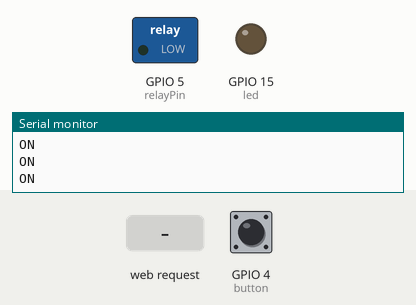
A sketch run on a simulated ESP8266 (NodeMCU). Parts: switched loads named in the sketch (green lamp = pin HIGH), output pins drawn as LEDs (lit = HIGH), the last lines printed to the serial monitor. The inputs (shaded band) are chosen by the test bench; at power-on: GPIO 4 (button) HIGH. WiFi joins after 1.5 s; servers stay silent unless stated.

Above: at 6.2 s.
6.3 s: HTTP request GET /RELAYOFF received
At 6.7 s:
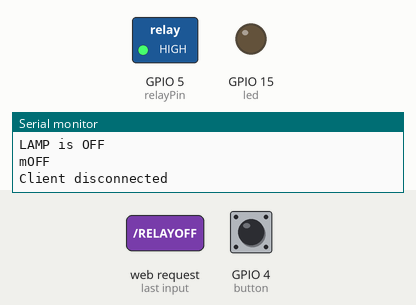
7.8 s: GPIO 4 (button) pulled LOW for 0.15 s
At 7.87 s:
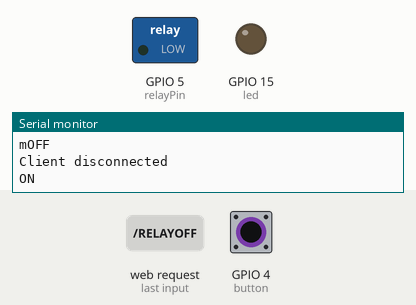
9.4 s: GPIO 4 (button) pulled LOW for 3.2 s
At 13.8 s:
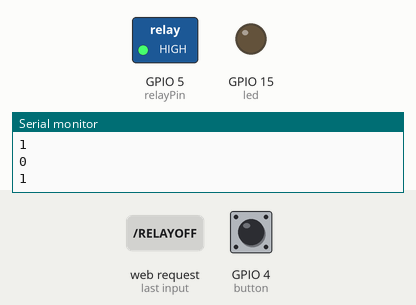
14.1 s: HTTP request GET /RELAYON received
At 15.0 s:
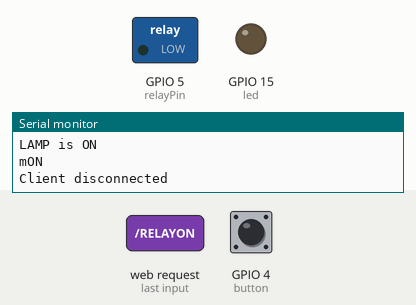
15.6 s: GPIO 4 (button) pulled LOW for 1 s
At 16.2 s:
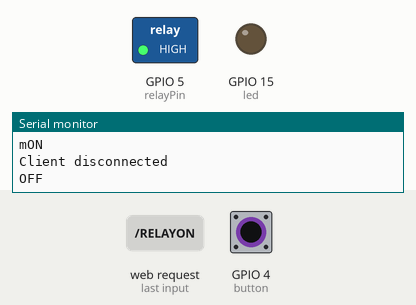
Timing chart, 0 to 18.6 s (numbered marks = the images above; inputs shaded):
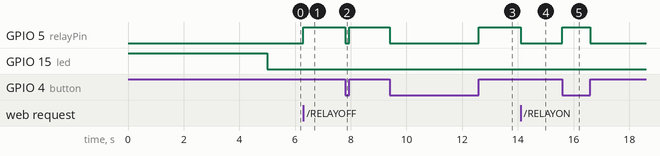

The sketch:

SUBMERSIBLE.ino
```cpp
#include <ESP8266WiFi.h>

const char* ssid = "Mind Mapperz";//type your ssid
const char* password = "@mindmapperz@1";//type your password
boolean   last;
int relayPin = 5; // D1 of ESP8266
int led = 15; // D8 of ESP8266
int button = 4,i=0,j=0,k=0,currentstate=0,previousstate=0,manualbutton=0,l=0,m=0,n=0,flag=0; // D2 of ESP8266
WiFiServer ESPserver(80);//Service Port

void setup()
{
Serial.begin(115200);
pinMode(relayPin, OUTPUT);
pinMode(led,OUTPUT);
pinMode(button,INPUT);

digitalWrite(led,HIGH);
Serial.println();
Serial.println();
Serial.print("Connecting to: ");
Serial.println(ssid);

WiFi.begin(ssid, password);
delay(3000);
/*
 The following four line of the
 code will assign a Static IP Address to
 the ESP Module. If you do not want this,
 comment out the following four lines.
 */

IPAddress ip(192,168,0,100); //ip(192,168,1,4); for home
IPAddress gateway(192,168,1,4);//gateway(192,168,1,1); for home
IPAddress subnet(255,255,255,0);
WiFi.config(ip, gateway, subnet);
delay(2000);

while (WiFi.status() != WL_CONNECTED)
{
delay(100);
Serial.print("*");
}
Serial.println("");
Serial.println("WiFi connected");

// Start the server
ESPserver.begin();
Serial.println("Server started");

// Print the IP address
Serial.print("The URL to control ESP8266: ");
Serial.print("http://");
Serial.print(WiFi.localIP());
digitalWrite(relayPin, LOW);
delay(5);
digitalWrite(led,LOW);

}

void loop()
{
  //Serial.println("hello");
while (WiFi.status() != WL_CONNECTED)
{
delay(100);
Serial.print("*");
k=1;
digitalWrite(led,HIGH);
delay(200);
digitalWrite(led,LOW);
}
if(k==1)
{
Serial.println("");
Serial.println("WiFi connected");

// Start the server
ESPserver.begin();
Serial.println("Server started");
digitalWrite(led,LOW);
}
k=0;
buttoncall();

// Check if a client has connected
WiFiClient client = ESPserver.available();
if (!client)
{
return;
}
// Wait until the client sends some data
Serial.println("New Client");
while(!client.available())
{
 buttoncall();
delay(1);
}

// Read the first line of the request
String request = client.readStringUntil('\r');
Serial.println(request);
client.flush();

// Match the request

int value = LOW;
if (request.indexOf("/RELAYON") != -1)
{
Serial.println("LAMP is ON");
digitalWrite(relayPin, LOW);
delay(2);
value = LOW;
i=1;
j=0;
}
if (request.indexOf("/RELAYOFF") != -1)
{
Serial.println("LAMP is OFF");
digitalWrite(relayPin, HIGH);
delay(2);
value = HIGH;
j=1;
i=0;
}

// Return the response
client.println("HTTP/1.1 200 OK");
client.println("Content-Type: text/html");
client.println(""); //  IMPORTANT
//client.println("<!DOCTYPE HTML>");
//client.println("<html>");

if(value==LOW)
{
  client.println("ON");
  Serial.println("mON");
}
if(value==HIGH)
{
  client.println("OFF");
  Serial.println("mOFF");
}
delay(1);
//client.stop();
Serial.println("Client disconnected");
Serial.println("");
}


void buttoncall()
{
  currentstate=digitalRead(button);
if(currentstate==0&&i==0&&j==0&&l==0)
{
digitalWrite(relayPin,HIGH);
previousstate=0;
//Serial.println("OFF");
}
else
if(currentstate==1&&i==0&&j==0&&l==0)
{
  digitalWrite(relayPin,LOW);
  previousstate=1;
  Serial.println("ON");
}
if(previousstate!=currentstate)
{
  l=1;
  if(i==1)
  {
    digitalWrite(relayPin,HIGH);
    flag=1;
    last=HIGH;
    i=0;
  Serial.println("OFF");
  }
  if(j==1)
{
  digitalWrite(relayPin,LOW);
  flag=1;
  last=LOW;
  j=0;
  Serial.println("ON");
}
previousstate=currentstate;

if(flag==0)
{
 // if(currentstate==1){
 last= !last;
  digitalWrite(relayPin,last);

  Serial.println(last);
  //else{
  delay(10);
  //digitalWrite(relayPin,HIGH);
  //Serial.println("OFF");}
}
  flag=0;

}
}
```

Measured:
- after the input at 6.3 s, GPIO 5 (relayPin): LOW → HIGH at once
- after the input at 7.8 s, GPIO 5 (relayPin): HIGH → LOW at once, → HIGH 0.15 s later
- after the input at 9.4 s, GPIO 5 (relayPin): HIGH → LOW at once, → HIGH 3.2 s later
- after the input at 14.1 s, GPIO 5 (relayPin): HIGH → LOW at once
- after the input at 15.6 s, GPIO 5 (relayPin): LOW → HIGH at once, → LOW 1.0 s later
